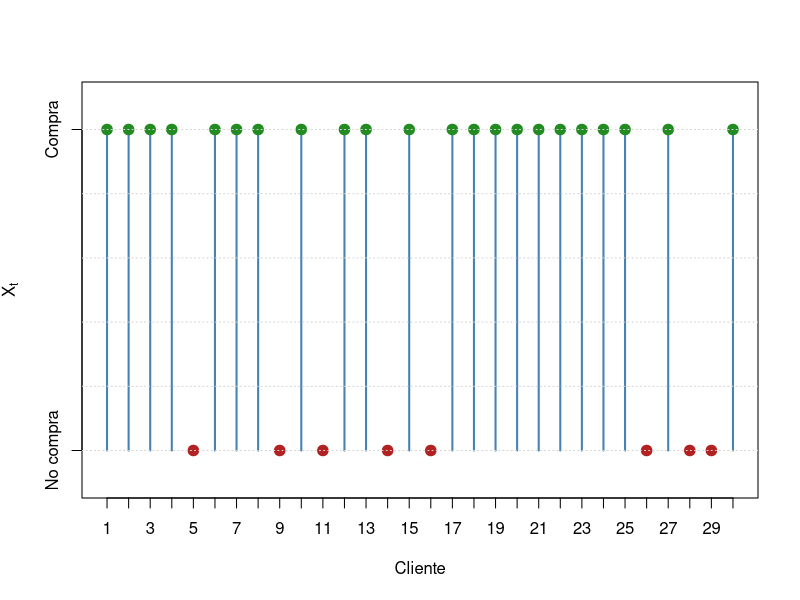

Reproduce this figure in R.
#------------------------------------------
# Proceso de Bernoulli: compras de clientes
#------------------------------------------
# 
# set.seed(1234)
# 
# n <- 30          # Número de clientes
# p <- 0.65        # Probabilidad de compra
# 
# # Simulación del proceso
# Xt <- rbinom(n, size = 1, prob = p)
# 
# # Gráfico
# plot(1:n, Xt,
#      type = "o",
#      pch = 19,
#      lwd = 2,
#      col = "steelblue",
#      ylim = c(-0.1, 1.1),
#      xlab = "Client",
#      ylab = expression(X[t]),
#      xaxt = "n",
#      yaxt = "n")
# 
# axis(1, at = 1:n)
# axis(2, at = c(0,1), labels = c("No compra", "Compra"))
# 
# grid(nx = NA, ny = NULL, lty = 3, col = "grey80")



set.seed(1234)

n <- 30
p <- 0.65

Xt <- rbinom(n, 1, p)

plot(1:n, Xt,
     type = "n",
     ylim = c(-0.1,1.1),
     xlab = "Cliente",
     ylab = expression(X[t]),
     xaxt = "n",
     yaxt = "n")

axis(1, at = 1:n)
axis(2, at = c(0,1), labels = c("No compra","Compra"))

segments(1:n, 0, 1:n, Xt,
         col = "steelblue", lwd = 2)

points(1:n, Xt,
       pch = 19,
       cex = 1.4,
       col = ifelse(Xt==1,"forestgreen","firebrick"))

grid(nx = NA, ny = NULL, lty = 3)
